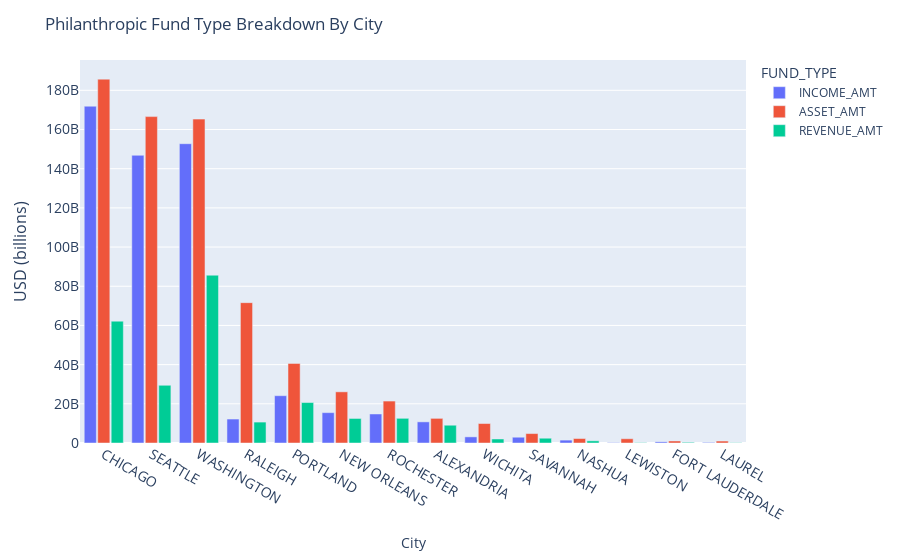

Here is the notebook cell this chart was saved with:
### Code cell
# group funds by city
df_city_funds = df_city.groupby('CITY')[['INCOME_AMT', 'ASSET_AMT','REVENUE_AMT']].sum().reset_index()
df_city_funds = df_city_funds.sort_values(by='ASSET_AMT', ascending=False)
# melt the data into CITY and FUND TYPE
melted_city_funds = df_city_funds.melt(id_vars=['CITY'], value_vars=['INCOME_AMT', 'ASSET_AMT', 'REVENUE_AMT'], var_name='FUND_TYPE', value_name='AMOUNT')
melted_city_funds

fig= px.bar(melted_city_funds, x='CITY', y='AMOUNT',color='FUND_TYPE',barmode='group')
fig.update_layout(
    title='Philanthropic Fund Type Breakdown By City',
    xaxis_tickfont_size=14,
    yaxis=dict(
        title='USD (billions)',
        titlefont_size=16,
        tickfont_size=14,
    ),
    xaxis=dict(
        title='City'
    ),
    legend=dict(
        bgcolor='rgba(255, 255, 255, 0)',
        bordercolor='rgba(255, 255, 255, 0)'
    ),
    bargap=0.15, # gap between bars of adjacent location coordinates.
    bargroupgap=0.1 # gap between bars of the same location coordinate.
)
fig.show()

### Figure 1 — Plotly figure (JSON) as saved in the notebook; plotly's stock layout.template omitted (floating-point values rounded to 4 significant figures)
{"data": [{"alignmentgroup": "True", "hovertemplate": "FUND_TYPE=INCOME_AMT<br>CITY=%{x}<br>AMOUNT=%{y}<extra></extra>", "legendgroup": "INCOME_AMT", "marker": {"color": "#636efa", "pattern": {"shape": ""}}, "name": "INCOME_AMT", "offsetgroup": "INCOME_AMT", "orientation": "v", "showlegend": true, "textposition": "auto", "type": "bar", "x": ["CHICAGO", "SEATTLE", "WASHINGTON", "RALEIGH", "PORTLAND", "NEW ORLEANS", "ROCHESTER", "ALEXANDRIA", "WICHITA", "SAVANNAH", "NASHUA", "LEWISTON", "FORT LAUDERDALE", "LAUREL"], "xaxis": "x", "y": [171887504214, 146831572146, 152761756321, 12230809664, 24138551028, 15491131910, 14811917148, 10788294935, 3127628263, 2947839544, 1470758385, 183768485, 590046493, 296984508], "yaxis": "y"}, {"alignmentgroup": "True", "hovertemplate": "FUND_TYPE=ASSET_AMT<br>CITY=%{x}<br>AMOUNT=%{y}<extra></extra>", "legendgroup": "ASSET_AMT", "marker": {"color": "#EF553B", "pattern": {"shape": ""}}, "name": "ASSET_AMT", "offsetgroup": "ASSET_AMT", "orientation": "v", "showlegend": true, "textposition": "auto", "type": "bar", "x": ["CHICAGO", "SEATTLE", "WASHINGTON", "RALEIGH", "PORTLAND", "NEW ORLEANS", "ROCHESTER", "ALEXANDRIA", "WICHITA", "SAVANNAH", "NASHUA", "LEWISTON", "FORT LAUDERDALE", "LAUREL"], "xaxis": "x", "y": [185700184690, 166585737534, 165300243651, 71622736428, 40619655018, 26115472925, 21404273008, 12575147831, 9934528783, 4813057600, 2288751388, 2173784799, 1035125245, 999126179], "yaxis": "y"}, {"alignmentgroup": "True", "hovertemplate": "FUND_TYPE=REVENUE_AMT<br>CITY=%{x}<br>AMOUNT=%{y}<extra></extra>", "legendgroup": "REVENUE_AMT", "marker": {"color": "#00cc96", "pattern": {"shape": ""}}, "name": "REVENUE_AMT", "offsetgroup": "REVENUE_AMT", "orientation": "v", "showlegend": true, "textposition": "auto", "type": "bar", "x": ["CHICAGO", "SEATTLE", "WASHINGTON", "RALEIGH", "PORTLAND", "NEW ORLEANS", "ROCHESTER", "ALEXANDRIA", "WICHITA", "SAVANNAH", "NASHUA", "LEWISTON", "FORT LAUDERDALE", "LAUREL"], "xaxis": "x", "y": [62185649176, 29464884267, 85647437910, 10677465740, 20644705527, 12522077537, 12597533722, 9069482253, 2057508070, 2435557562, 1107290575, 165992664, 345161326, 136536796], "yaxis": "y"}], "layout": {"bargap": 0.15, "bargroupgap": 0.1, "barmode": "group", "legend": {"bgcolor": "rgba(255, 255, 255, 0)", "bordercolor": "rgba(255, 255, 255, 0)", "title": {"text": "FUND_TYPE"}, "tracegroupgap": 0}, "margin": {"t": 60}, "title": {"text": "Philanthropic Fund Type Breakdown By City"}, "xaxis": {"anchor": "y", "domain": [0, 1], "tickfont": {"size": 14}, "title": {"text": "City"}}, "yaxis": {"anchor": "x", "domain": [0, 1], "tickfont": {"size": 14}, "title": {"font": {"size": 16}, "text": "USD (billions)"}}}}
